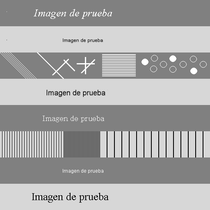
%> input picture FTDI_P5II_SanchezGarzonLaura_RemuinanCidSara/Bandas.bmp, 210 x 210 px, shrunk from 512 x 512 before the run
$ octave Practica_5II.m   (GNU Octave 9; MATLAB toolbox functions it lacks are replaced by stand-ins)
%> lines starting %> are read from the running program, lines starting %| are printed output that depends on the picture; in (x1, y1, x2, y2) boxes, pixels count from 0 and x2, y2 are one past the last pixel; in counts of white or black regions, pixels touching at a corner belong together; the program's own positions count from 1
%% Ejercicio 1: Dilatación y erosión por correlación con el elemento estructurante
clc
clear all
close all

[ima,map]=imread("bandas.bmp");
%> ima is the input picture: size 210x210 uint8; min 2, max 255, mean 167.8
%> map = 256 rows, first 12: [0 0 0; 0.00392 0.00392 0.00392; 0.00784 0.00784 0.00784; 0.0118 0.0118 0.0118; 0.0157 0.0157 0.0157; 0.0196 0.0196 0.0196; 0.0235 0.0235 0.0235; 0.0275 0.0275 0.0275; 0.0314 0.0314 0.0314; 0.0353 0.0353 0.0353; 0.0392 0.0392 0.0392; 0.0431 0.0431 0.0431]
mask=[1 1 1 1 1;1 1 1 1 1; 1 1 1 0 0;1 1 1 0 0; 1 1 1 0 0];
mask=uint8(mask);

ima_res=imfilter_dilate(ima,mask);
e_ima = calcular_energia(ima);
e_ima_res_dil = calcular_energia(ima_res);
figure('Name', 'Aplicación de dilatador');
subplot(2,1,1); imshow(ima); title(sprintf('Ima original; E=%g', e_ima)); colorbar;
subplot(2,1,2); imshow(ima_res); title(sprintf('Ima suav, X; E=%g', e_ima_res_dil)); colorbar;

ima_res_erode=imfilter_erode(ima,mask);
e_ima_res_erode = calcular_energia(ima_res_erode);
figure('Name', 'Aplicación de erosionador');
subplot(2,1,1); imshow(ima); title(sprintf('Ima original; E=%g', e_ima)); colorbar;
subplot(2,1,2); imshow(ima_res_erode); title(sprintf('Ima suav, X; E=%g', e_ima_res_erode)); colorbar;

%% Ejercicio 2: Dilatación y erosión por desplazamiento de la señal

[ima,map]=imread("bandas.bmp");
mask=[1 1 1 1 1;1 1 1 1 1; 1 1 1 0 0;1 1 1 0 0; 1 1 1 0 0];
mask=uint8(mask);

ima_resD=imfilter_dilateD(ima,mask);
e_ima = calcular_energia(ima);
e_ima_res_dilD = calcular_energia(ima_resD);
figure('Name', 'Aplicación de dilatador por desplazamiento de señal');
subplot(2,1,1); imshow(ima); title(sprintf('Ima original; E=%g', e_ima)); colorbar;
subplot(2,1,2); imshow(ima_resD); title(sprintf('Ima suav, X; E=%g', e_ima_res_dilD)); colorbar;

ima_res_erodeD=imfilter_erodeD(ima,mask);
e_ima_res_erodeD = calcular_energia(ima_res_erodeD);
figure('Name', 'Aplicación de erosionador por desplazamiento');
subplot(2,1,1); imshow(ima); title(sprintf('Ima original; E=%g', e_ima)); colorbar;
subplot(2,1,2); imshow(ima_res_erodeD); title(sprintf('Ima suav, X; E=%g', e_ima_res_erodeD)); colorbar;

% Comparar energías
x=e_ima_res_dil-e_ima_res_dilD;
y=e_ima_res_erode-e_ima_res_erodeD;

% Comparar tiempos
tic
for i = 1:10
    ima_res=imfilter_dilate(ima,mask);
end
toc

tic
for i = 1:10
    ima_resD=imfilter_dilateD(ima,mask);
end
toc

tic
for i = 1:10
    ima_res=imfilter_erode(ima,mask);
% [59 lines not run here, left out]
function ima_res=imfilter_dilate(ima,mask)

ima=uint8(ima); % Para asegurarse de que el tipo es uint8
[image_h,image_w,~] = size(ima);
%> image_h = 210; image_w = 210

[M,N] = size(mask);
margen_y = (M-1) / 2;
margen_x = (N-1) / 2;

mask=uint8(255*fliplr(flipud(mask))); 	% En la función ‘imfilter_dilate’-->cambiar para imfilter_erode

ima_res = uint8(zeros(image_h,image_w));

for f=margen_y+1:image_h-margen_y,
    for c=margen_x+1:image_w-margen_x,

        simage = ima( f-margen_y:f+margen_y , c-margen_x:c+margen_x);

        and_image=bitand(simage,mask);		% En la función ‘imfilter_dilate’ -->cambiar para imfilter_erode

        ima_res(f,c) = max(max(and_image)); % En la función ‘imfilter_dilate’-->cambiar para imfilter_erode

    end;
end;
% sustituir los valores no calculados
ima_res(1:margen_y,:) = ima(1:margen_y,:);
ima_res(end-margen_y+1:end,:) = ima(end-margen_y+1:end,:);
ima_res(:,1:margen_x) = ima(:,1:margen_x);
ima_res(:,end-margen_x+1:end) = ima(:,end-margen_x+1:end);
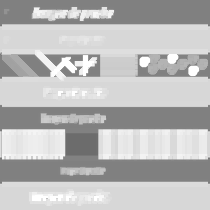
%> ima_res: size 210x210 uint8; min 108, max 255, mean 186.3
%> in calcular_energia, `energia = sum(sum(imagen .* imagen));`: energia = 1328462316
%> `e_ima_res_dil = calcular_energia(ima_res);`: e_ima_res_dil = 1618924277
end

function ima_res=imfilter_erode(ima,mask)

ima=uint8(ima); % Para asegurarse de que el tipo es uint8
[image_h,image_w,~] = size(ima);

[M,N] = size(mask);
margen_y = (M-1) / 2;
margen_x = (N-1) / 2;


mask=uint8(255*(~mask)); 	% En la función ‘imfilter_dilate’-->cambiar para imfilter_erode

ima_res = uint8(zeros(image_h,image_w));

for f=margen_y+1:image_h-margen_y,
    for c=margen_x+1:image_w-margen_x,

        simage = ima( f-margen_y:f+margen_y , c-margen_x:c+margen_x);

        or_image=bitor(simage,mask);		% En la función ‘imfilter_dilate’ -->cambiar para imfilter_erode

        ima_res(f,c) = min(min(or_image)); % En la función ‘imfilter_dilate’-->cambiar para imfilter_erode

    end;
end;
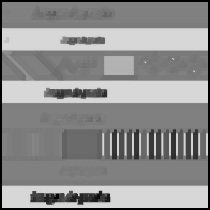
%> ima_res: size 210x210 uint8; min 0, max 223, mean 141.9
% sustituir los valores no calculados
ima_res(1:margen_y,:) = ima(1:margen_y,:);
ima_res(end-margen_y+1:end,:) = ima(end-margen_y+1:end,:);
ima_res(:,1:margen_x) = ima(:,1:margen_x);
ima_res(:,end-margen_x+1:end) = ima(:,end-margen_x+1:end);
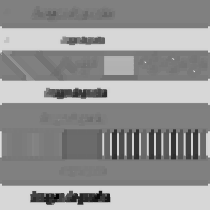
%> ima_res: size 210x210 uint8; min 2, max 228, mean 148.3
%> `e_ima_res_erode = calcular_energia(ima_res_erode);`: e_ima_res_erode = 1066492732
end

function energia = calcular_energia(imagen)

imagen=double(imagen); % para evitar desbordamientos en caso de unit, logical, ...
energia = sum(sum(imagen .* imagen));

% Si la imagen tiene múltiples canales (por ejemplo, RGB), sumar las energías de cada canal
if size(imagen, 3) > 1
    energia = sum(energia(:));
end

end

function ima_res=imfilter_dilateD(ima,mask)
ima=uint8(ima);
[image_h,image_w,~] = size(ima);
[M,N] = size(mask);
% El centro del kernel
mask_center_y =ceil((M) / 2);
mask_center_x=ceil((N) / 2);
margen_y=(M-1)/2;
margen_x=(N-1)/2;
mask=uint8(255*fliplr(flipud(mask)));
ima_anterior=0.*ima;
%> ima_anterior: size 210x210 uint8; every value is 0
for i=1:M
    for j=1:N
        if mask(i,j)==255
            shift_vector=[mask_center_y-i, mask_center_x-j];
            ima_despl = circshift(ima, shift_vector);
            ima_res=max(ima_anterior,ima_despl);
            ima_anterior=ima_res;
        end
    end
end
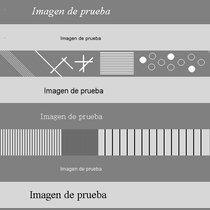
%> ima_despl: size 210x210 uint8; min 2, max 255, mean 167.8; mean of the top-left, top-right, bottom-left and bottom-right quarters 173.2, 177.1, 155.2, 165.7
%> after the loop, shift_vector = [-2 -2]
% sustituir los valores no calculados
ima_res(1:margen_y,:) = ima(1:margen_y,:);
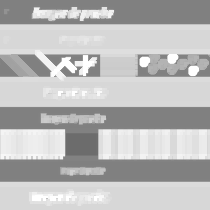
%> ima_res: size 210x210 uint8; min 108, max 255, mean 186.5
ima_res(end-margen_y+1:end,:) = ima(end-margen_y+1:end,:);
ima_res(:,1:margen_x) = ima(:,1:margen_x);
%> ima_res: size 210x210 uint8; 0.29% of pixels changed, all inside (x1, y1, x2, y2) = (0, 22, 2, 187)
%> `e_ima_res_dilD = calcular_energia(ima_resD);`: e_ima_res_dilD = 1618924277
ima_res(:,end-margen_x+1:end) = ima(:,end-margen_x+1:end);
end

function ima_res=imfilter_erodeD(ima,mask)
ima=uint8(ima);
[image_h,image_w,~] = size(ima);
[M,N] = size(mask);
% El centro del kernel
mask_center_y =ceil((M) / 2);
mask_center_x=ceil((N) / 2);
margen_y=(M-1)/2;
margen_x=(N-1)/2;
mask=uint8(255*mask);
ima_anterior=uint8(255*ones(image_h,image_w));
for i=1:M
    for j=1:N
        if mask(i,j)==255
            shift_vector=[mask_center_y-i, mask_center_x-j];
            ima_despl = circshift(ima, shift_vector);
            ima_res=min(ima_anterior,ima_despl);
            ima_anterior=ima_res;
        end
    end
end
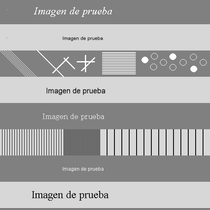
%> ima_despl: size 210x210 uint8; min 2, max 255, mean 167.8; mean of the top-left, top-right, bottom-left and bottom-right quarters 172.9, 177.4, 155.4, 165.5
%> after the loop, shift_vector = [-2 0]
% sustituir los valores no calculados
ima_res(1:margen_y,:) = ima(1:margen_y,:);
ima_res(end-margen_y+1:end,:) = ima(end-margen_y+1:end,:);
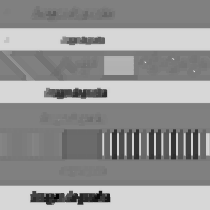
%> ima_res: size 210x210 uint8; min 2, max 223, mean 148.1
ima_res(:,1:margen_x) = ima(:,1:margen_x);
%> ima_res: size 210x210 uint8; 0.32% of pixels changed, all inside (x1, y1, x2, y2) = (0, 23, 2, 188)
%> `e_ima_res_erodeD = calcular_energia(ima_res_erodeD);`: e_ima_res_erodeD = 1066492732
%> `x=e_ima_res_dil-e_ima_res_dilD;`: x = 0
%> the run ends on the next line
ima_res(:,end-margen_x+1:end) = ima(:,end-margen_x+1:end);
end
